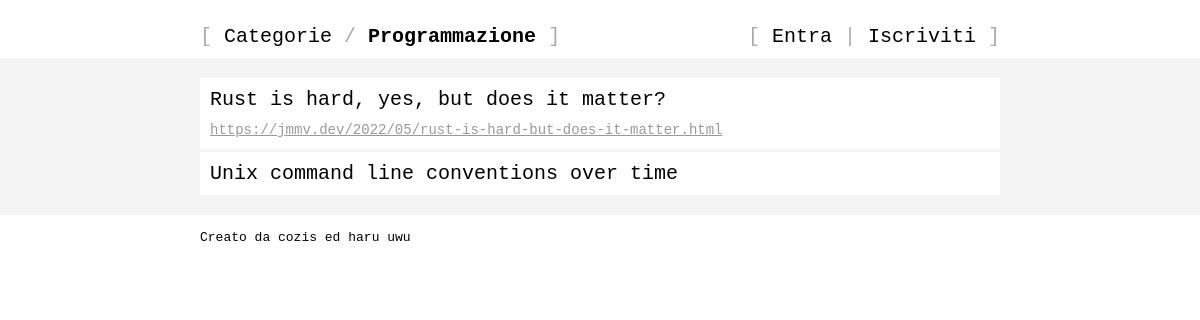
The app's page /boards/prog, older data.
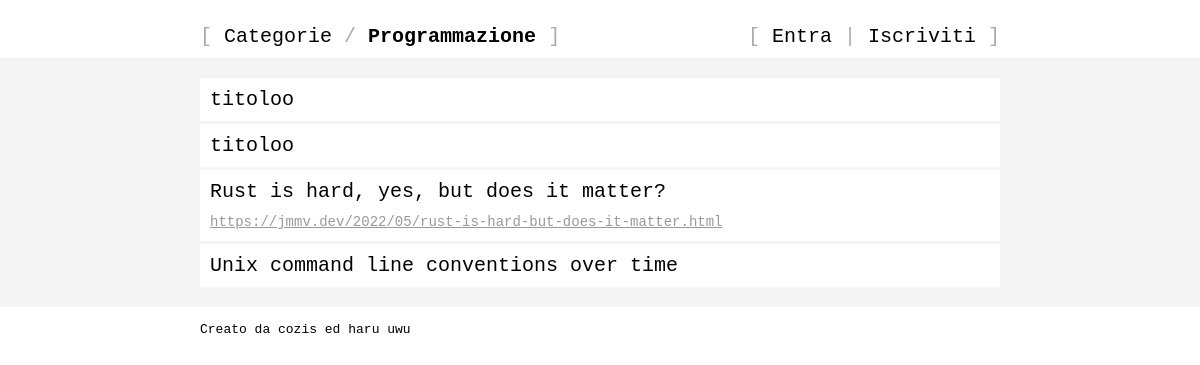
The same page, newer data.
### tables this page shows
CREATE TABLE Board (
    name                        VARCHAR(4) PRIMARY KEY,
    full_name                   VARCHAR(32) UNIQUE,
    description                 VARCHAR(512)
);

CREATE TABLE Post (
    id                          INTEGER PRIMARY KEY AUTOINCREMENT,
    board                       VARCHAR(4) NOT NULL,
    creator                     VARCHAR(32) NOT NULL,
    title                       VARCHAR(128) NOT NULL,
    body                        VARCHAR(8192) NOT NULL,
    is_link                     BOOLEAN NOT NULL,
    timestamp                   INTEGER NOT NULL, -- UNIX TIMESTAMP

    FOREIGN KEY(board)
        REFERENCES Board(name)
            ON UPDATE CASCADE
            ON DELETE CASCADE,

    FOREIGN KEY(creator)
        REFERENCES User(username)
            ON UPDATE CASCADE
            ON DELETE CASCADE
);

### views.py (the view)
@views.route("/boards/<string:name>", methods=["GET"])
@views.route("/boards/<string:name>/posts", methods=["GET"])
def board(name: str) -> str:
    board = dao.select_board(name)
    utils.abort_if_falsy(board, 404)
    posts = dao.select_posts(board.name, 100)
    return render_template("board.html", board=board, posts=posts, user=current_user)

### common/dao.py (called while the page is built)
def select_board(name: str) -> Board | None:
    query = "SELECT name, full_name, description FROM Board WHERE name = ?"
    rows = db.query_database(query, (name,))
    return None if not rows else Board.from_dict(rows[0])

def select_posts(board: str, limit: int) -> list[Post]:
    query = """SELECT id, board, title, body, is_link, timestamp
               FROM Post
               WHERE board = ?
               ORDER BY id DESC
               LIMIT ?"""
    rows = db.query_database(query, (board, limit))
    return [] if not rows else [Post.from_dict(row) for row in rows]

### common/db.py (called while the page is built)
def dictionarify(cursor: sqlite3.Cursor, row: tuple[Any, ...]) -> DBRow:
    return dict((cursor.description[i][0], value) for i, value in enumerate(row))

def query_database(query: str, args: tuple[Any, ...] = ()) -> list[DBRow]:
    connection = sqlite3.connect(current_app.config.get("DB_PATH"))  # type: ignore
    connection.row_factory = dictionarify
    cursor = connection.cursor()
    cursor.execute(query, args)
    rows = cursor.fetchall()
    cursor.close()
    connection.close()
    return rows

### models.py (called while the page is built)
    @staticmethod
    def from_dict(d: dict[str, str]) -> Any:
        name = d.get("name")
        full_name = d.get("full_name")
        description = d.get("description")
        return Board(name, full_name, description)  # type: ignore

    @staticmethod
    def from_dict(d: dict[str, Any]) -> Any:
        id = d.get("id")
        board = d.get("board")
        creator = d.get("creator")
        title = d.get("title")
        body = d.get("body")
        is_link = d.get("is_link")
        timestamp = d.get("timestamp")
        return Post(id, board, creator, title, body, is_link, timestamp)  # type: ignore

### utils.py (called while the page is built)
def abort_if_falsy(resource: Any | None, status_code: int) -> None:
    if not resource:
        abort(status_code)

### templates/board.html (shortened to what this page needs)
{% extends "base.html" %}
{% block lnav %}
    <a href="/boards">Categorie</a>
    /
    <a href="/boards/{{ board.name }}"><b>{{ board.full_name }}</b></a>
{% endblock %}
{% block rnav %}
    {{super()}}
{% endblock %}
{% block main %}
{% if posts|length > 1 %}
<table>
    {% for post in posts %}
    <tr>
        <td>
        <a class="title" href="/boards/{{board.name}}/posts/{{post.hex_id}}">{{post.title}}</a>
        {% if post.is_link %}
        <br />
        <div class="url-wrapper">
            <a class="url" target="_blank" href="{{post.body}}">{{post.body}}</a>
        </div>
        {% endif %}
        </td>
    </tr>
    {% endfor %}
</table>
{% endif %}
{% endblock %}

### templates/base.html (shortened to what this page needs)
<!DOCTYPE html>
<html lang="it">
    <head>
        <link
            rel="stylesheet"
            type="text/css"
            href="{{ url_for('static', filename='style.css') }}"
        />
    </head>
    <body>
        <header>
            <br />
            <nav>[
{% block lnav %}{% endblock %}
            ]</nav>
            <nav>[
{% block rnav %}
{% if user is defined and user.is_authenticated %}
                <a href="/users/{{user.username}}">{{user.username}}</a>
                |
                <a href="/logout">Esci</a>
{% else %}
                <a href="/login">Entra</a>
                |
                <a href="/signup">Iscriviti</a>
{% endif %}
{% endblock %}
            ]</nav>
        </header>
        <main>
            <div id="main-inner">
{% block main %}{% endblock %}
            </div>
        </main>
        <br />
        <footer>
            Creato da cozis ed haru uwu
        </footer>
    </body>
</html>

### static/style.css (style rules this page uses)
:root { --page-width: 800px; }
body { margin: 0; font-family: monospace; }
header, footer { max-width: var(--page-width); margin: auto; }
header { padding: 10px 0; overflow: auto; }
header nav { float: left; font-size: 20px; color: #aaa; }
header nav:last-child { float: right; }
header nav a { color: black; text-decoration: none; }
main { background: #f4f4f4; padding: 20px 0; }
main { width: 100%; }
#main-inner { margin: auto; width: var(--page-width); }

Row changes from the older to the newer data that the page shows:
added Post: title "titoloo"
added Post: title "titoloo"
